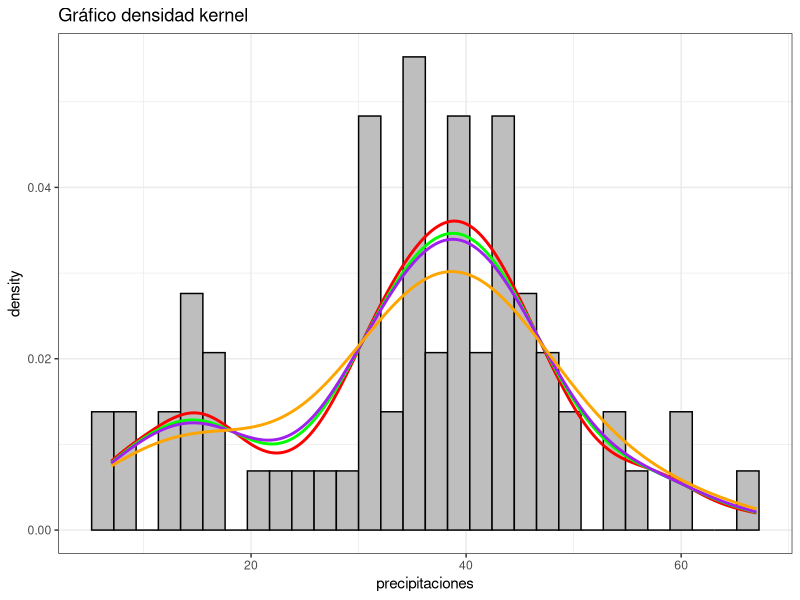

Recreate this plot in R.
## ---- chunk 1
# Definiendo el objeto con mis datos
precipitaciones <- precip
datos <- data.frame(precipitaciones)

# Seleccionando h bajo distintos métodos
h1 <- bw.SJ(datos$precipitaciones) # Sheather y Jones (1991)
h2 <- bw.nrd0(datos$precipitaciones) # Silverman(1986)
h3 <- bw.nrd(datos$precipitaciones)  # Scott(1992)
h4 <- bw.ucv(datos$precipitaciones)  # CV insesgada
h5 <- bw.bcv(datos$precipitaciones)  # CV sesgada  #OBSERVACIÓN: In bw.bcv(x) : minimum occurred at one end of the range

# Ajustando las densidades para los distintos h obtenidos:
npden1 <- density(datos$precipitaciones, bw = h1) # h = 3.931768
npden2 <- density(datos$precipitaciones, bw = h2) # h = 3.847892
npden3 <- density(datos$precipitaciones, bw = h3) # h = 4.531962
npden4 <- density(datos$precipitaciones, bw = h4) # h = 4.861868
npden5 <- density(datos$precipitaciones, bw = h5) # h = 6.680812

## ---- chunk 2
library(ggplot2)
# Histograma con densidad
ggplot(datos, aes(x = precipitaciones)) + 
  geom_histogram(aes(y = ..density..),
                 colour = 1, fill = "gray") +
  geom_density(
    lwd = 1, 
    colour = "blue",
    alpha = 0.25,
    bw = "SJ") +
  geom_density(
    lwd = 1,
    colour = "red",
    alpha = 0.25,
    bw = "nrd0") +
  geom_density(
    lwd = 1,
    colour = "green",
    alpha = 0.25,
    bw = "nrd") +
  geom_density(
    lwd = 1,
    colour = "purple",
    alpha = 0.25,
    bw = "ucv") +
  geom_density(
    lwd = 1,
    colour = "orange",
    alpha = 0.25,
    bw = "bcv") +
  ggtitle("Gráfico densidad kernel") +
  theme_bw()

## ---- chunk 3
# hist(x, freq = FALSE, main = "Comparación de métodos clásicos para seleccionar h",
#      xlab = "Valores de x", ylab = "Densidad",
#      #xlab = paste("Bandwidth =", formatC(c(h1,h2,h3,h4,h5))), lty = 2,
#      border = "darkgray", xlim = c(0, 80), ylim = c(0, 0.04))
# #lines(c(npden1,npden2, npden3, npden4, npden5), lwd = 2)
# lines(npden1, lwd = 2, col = "blue")
# lines(npden2, lwd = 2, col = "red")
# lines(npden3, lwd = 2, col = "green")
# lines(npden4, lwd = 2, col = "darkblue")
# lines(npden5, lwd = 2, col = "darkgreen")
# rug(x, col = "darkgray")
# 
# # Añadir leyenda
# legend("topright", 
#        legend = c("SJ", "Silverman", "Scott", "UCV", "BCV"), 
#        col = c("blue", "red", "green","darkblue", "darkgreen"), 
#        lwd = 2, 
#        bty = "n", # Sin caja alrededor de la leyenda
#        cex = 0.9)
